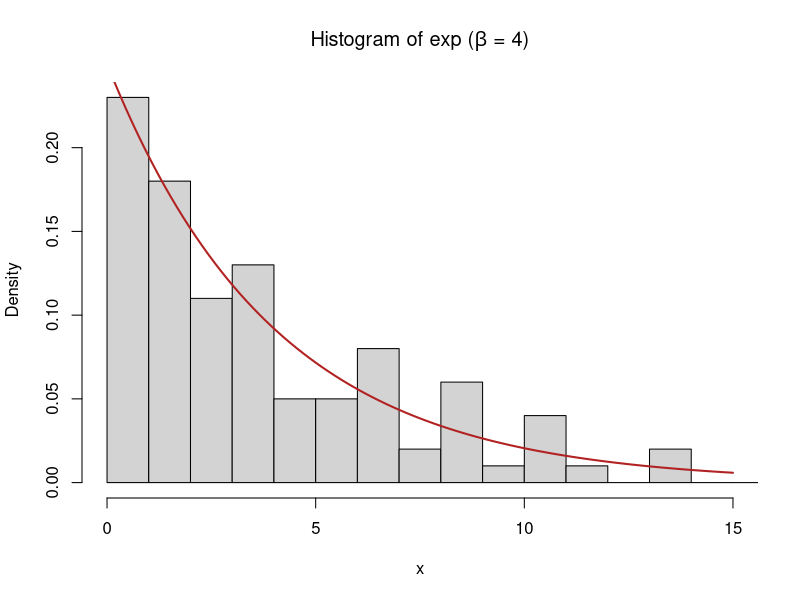

R code for this plot:
n = 100
x = rexp(n, rate = 1/4)
hist(x, breaks = 20, right = FALSE, freq = FALSE, 
     main = expression(paste("Histogram of exp (", beta, " = 4)")), 
     xlim = c(0, 15))

y = seq(0, 15, length.out = 100)
pdf = dexp(y, rate = 1/4)
lines(y, pdf, lwd = 2, col = "firebrick")